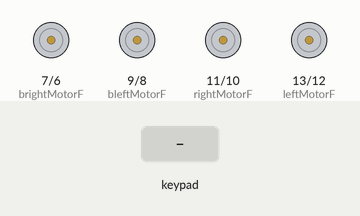
This sketch was run on a simulated Arduino Mega 2560, built with avr-gcc and run on an emulated ATmega2560. Shown: motor-driver pin pairs drawn as motors (green arrow = first pin HIGH = forward, orange = second pin HIGH = backward, longer = more drive). The test bench sets the inputs (shaded band).

Above: at 1.2 s.
1.3 s: keypad keys 4 9 4 8 4 7 4 6 pressed 0.4 s apart
At 1.8 s:
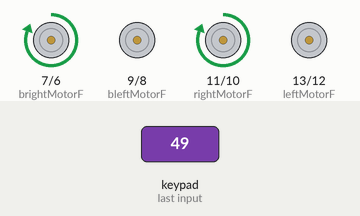
At 4.9 s:
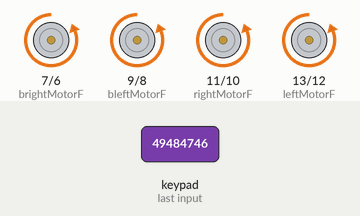
Timing chart, 0 to 18.2 s (numbered marks = the images above; inputs shaded):
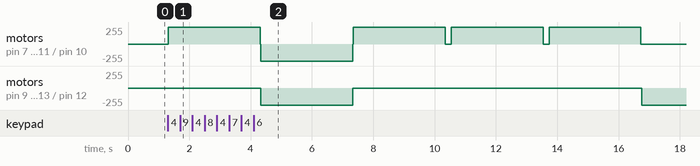

Measured:
- after the input at 1.3 s, motor on pin 9 (bleftMotorF) / pin 8 (bleftMotorB), motor on pin 13 (leftMotorF) / pin 12 (leftMotorB): stopped → backward 255/255 after 3.0 s, → stopped 3.0 s later, → backward 255/255 9.4 s later

The sketch:

Motor.ino
```cpp
int leftMotorF=13;
int leftMotorB=12;
int rightMotorF=11;
int rightMotorB=10;

int bleftMotorF=9;
int bleftMotorB=8;
int brightMotorF=7;
int brightMotorB=6;

#include <Keypad.h>

const byte ROWS = 4; //four rows
const byte COLS = 4; //four columns
//define the cymbols on the buttons of the keypads
char hexaKeys[ROWS][COLS] = {
  {'0','1','2','3'},
  {'4','5','6','7'},
  {'8','9','A','B'},
  {'C','D','E','F'}
};
byte rowPins[ROWS] = {53, 52, 51, 50}; //connect to the row pinouts of the keypad
byte colPins[COLS] = {49, 48, 47, 46};
Keypad customKeypad = Keypad( makeKeymap(hexaKeys), rowPins, colPins, ROWS, COLS);
void setup() {
  pinMode(leftMotorF,OUTPUT);
  pinMode(leftMotorB,OUTPUT);
  pinMode(rightMotorF,OUTPUT);
  pinMode(rightMotorB,OUTPUT);
  pinMode(bleftMotorF,OUTPUT);
  pinMode(bleftMotorB,OUTPUT);
  pinMode(brightMotorF,OUTPUT);
  pinMode(brightMotorB,OUTPUT);
}

void loop() {

  char customKey = customKeypad.getKey();
  if(customKey=='1')
 { goForward();
  delay(3000);
  stopCar();}


  if(customKey=='9')
  {goBackward();
  delay(3000);
  stopCar();
  }

   if(customKey=='4')
  {goRight();
  delay(3000);
  stopCar();}
   if(customKey=='6')
  {goLeft();
  delay(3000);
  stopCar();}
}

void goForward()
{
  digitalWrite(leftMotorF,HIGH);
  digitalWrite(leftMotorB,LOW);
  digitalWrite(bleftMotorF,HIGH);
  digitalWrite(bleftMotorB,LOW);
  digitalWrite(rightMotorF,HIGH);
  digitalWrite(rightMotorB,LOW);
  digitalWrite(brightMotorF,HIGH);
  digitalWrite(brightMotorB,LOW);
}
void goBackward()
{
  digitalWrite(leftMotorF,LOW);
  digitalWrite(leftMotorB,HIGH);
  digitalWrite(bleftMotorF,LOW);
  digitalWrite(bleftMotorB,HIGH);
  digitalWrite(rightMotorF,LOW);
  digitalWrite(rightMotorB,HIGH);
  digitalWrite(brightMotorF,LOW);
  digitalWrite(brightMotorB,HIGH);
}
void stopCar()
{
    digitalWrite(leftMotorF,LOW);
  digitalWrite(leftMotorB,LOW);
  digitalWrite(rightMotorF,LOW);
  digitalWrite(rightMotorB,LOW);
   digitalWrite(bleftMotorF,LOW);
  digitalWrite(bleftMotorB,LOW);
  digitalWrite(brightMotorF,LOW);
  digitalWrite(brightMotorB,LOW);
}
void goLeft()
{
  digitalWrite(leftMotorF,LOW);
  digitalWrite(leftMotorB,HIGH);
  digitalWrite(bleftMotorF,LOW);
  digitalWrite(bleftMotorB,HIGH);
  digitalWrite(rightMotorF,LOW);
  digitalWrite(rightMotorB,LOW);
  digitalWrite(brightMotorF,LOW);
  digitalWrite(brightMotorB,LOW);
}
void goRight()
{
  digitalWrite(leftMotorF,LOW);
  digitalWrite(leftMotorB,LOW);
  digitalWrite(bleftMotorF,LOW);
  digitalWrite(bleftMotorB,LOW);
  digitalWrite(rightMotorF,HIGH);
  digitalWrite(rightMotorB,LOW);
  digitalWrite(brightMotorF,HIGH);
  digitalWrite(brightMotorB,LOW);
}
```
